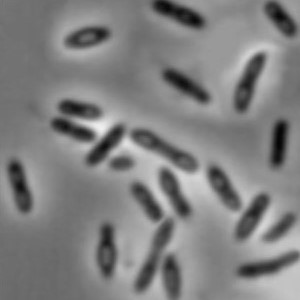
%> input picture LAB566/Lab 11/bacteria.jpg, 300 x 300 px
$ octave bacteria.m   (GNU Octave 9; MATLAB toolbox functions it lacks are replaced by stand-ins)
%> lines starting %> are read from the running program, lines starting %| are printed output that depends on the picture; in (x1, y1, x2, y2) boxes, pixels count from 0 and x2, y2 are one past the last pixel; in counts of white or black regions, pixels touching at a corner belong together; the program's own positions count from 1
close all;
clear all;
clc;

img = imread("bacteria.jpg");
%> img is the input picture: size 300x300x3 uint8; min 4, max 240, mean 128.1
img_g = rgb2gray(img);

bw = imbinarize(img_g, 0.4);
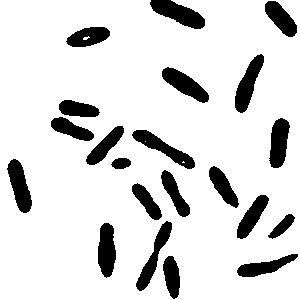
%> bw: size 300x300 logical; 85.6% white; 21 black regions, largest, box (x1, y1, x2, y2) and area: (150, 0, 205, 29) 862, (235, 54, 264, 113) 797, (132, 130, 195, 169) 795
figure, imshow(bw),title('Original Imager');

% Background should be black and foreground should be white
bw_c = imcomplement(bw);
figure, imshow(bw_c),title('Complement of Orignial Image');

[L, num] = bwlabel(bw_c, 8);
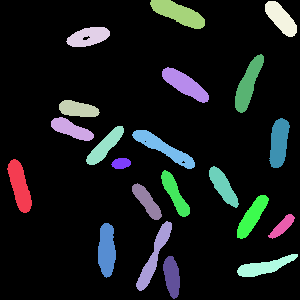
%> L: size 300x300 double; 22 distinct labels, from 0 to 21; one colour per label, 0 black
%> num = 21
figure, imshow(L);

fprintf('There are %d Bacteria in the image. \n', num);
%| There are 21 Bacteria in the image.

% Displaying individual elements in the image.
[h,w] = size(bw);
%> h = 300; w = 300
for i = 1:num
    new_img = zeros(h,w);
    [r,c] = find(L == i);
    for j = 1:length(r)
        new_img(r(j),c(j)) = 1;
    end
    figure, imshow(new_img);
end
%> this loop made 21 passes
%> pass 1, `imshow(new_img)`:
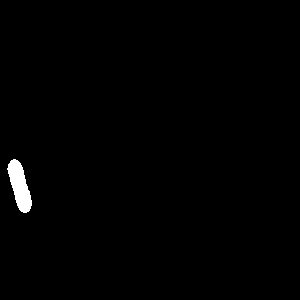
%> displayed picture: size 300x300, on the screen's scale of 0 to 255; 0.85% white; 1 white region, box (x1, y1, x2, y2) and area: (7, 159, 32, 213) 765
%> pass 2, `imshow(new_img)`:
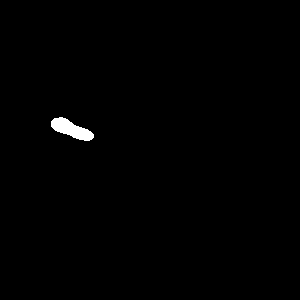
%> displayed picture: size 300x300, on the screen's scale of 0 to 255; 0.6% white; 1 white region, box (x1, y1, x2, y2) and area: (51, 117, 94, 141) 542
%> after the loop:
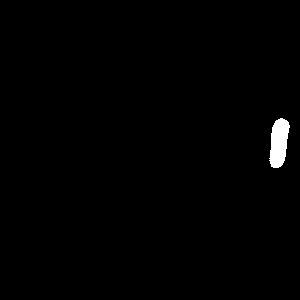
%> new_img: size 300x300 double; values 0 (black) and 1 (white), 0.83% white; 1 white region, box (x1, y1, x2, y2) and area: (269, 118, 290, 168) 746
